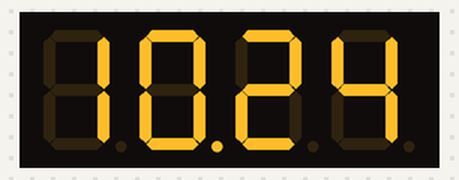
Bench run of a program on a simulated Raspberry Pi (header pin numbers). Parts: 4-digit seven-segment display. The clock reads 2024-03-15 10:24:30 at power-on unless the program sets it; the segment pins are drawn as the display they are named for.

Above: at 0.1 s.

The program:

7segment_test.py
```python
# code modified, tweaked and tailored from code by bertwert
# on RPi forum thread topic 91796
import RPi.GPIO as GPIO
import time
GPIO.setmode(GPIO.BOARD)

# GPIO ports for the 7seg pins
segments =  (40,38,36,37,35,33,31,29)
# 7seg_segment_pins (11,7,4,2,1,10,5,3) +  100R inline

for segment in segments:
    GPIO.setup(segment, GPIO.OUT)
    GPIO.output(segment, 0)

# GPIO ports for the digit 0-3 pins
digits = (8,10,12,16)
# 7seg_digit_pins (12,9,8,6) digits 0-3 respectively

for digit in digits:
    GPIO.setup(digit, GPIO.OUT)
    GPIO.output(digit, 1)

num = {' ':(0,0,0,0,0,0,0),
    '0':(1,1,1,1,1,1,0),
    '1':(0,1,1,0,0,0,0),
    '2':(1,1,0,1,1,0,1),
    '3':(1,1,1,1,0,0,1),
    '4':(0,1,1,0,0,1,1),
    '5':(1,0,1,1,0,1,1),
    '6':(1,0,1,1,1,1,1),
    '7':(1,1,1,0,0,0,0),
    '8':(1,1,1,1,1,1,1),
    '9':(1,1,1,1,0,1,1)}

try:
    while True:
        n = time.ctime()[11:13]+time.ctime()[14:16]
        s = str(n).rjust(4)
        for digit in range(4):
            for loop in range(0,7):
                GPIO.output(segments[loop], num[s[digit]][loop])
                if (int(time.ctime()[18:19])%2 == 0) and (digit == 1):
                    GPIO.output(29, 1)
                else:
                    GPIO.output(29, 0)
            GPIO.output(digits[digit], 0)
            time.sleep(0.001)
            GPIO.output(digits[digit], 1)
finally:
    GPIO.cleanup()
```
